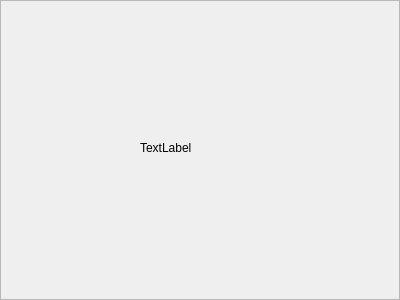
<?xml version="1.0" encoding="UTF-8"?>
<ui version="4.0">
 <class>Frame</class>
 <widget class="QFrame" name="Frame">
  <property name="geometry">
   <rect>
    <x>0</x>
    <y>0</y>
    <width>400</width>
    <height>300</height>
   </rect>
  </property>
  <property name="windowTitle">
   <string>Frame</string>
  </property>
  <property name="frameShape">
   <enum>QFrame::StyledPanel</enum>
  </property>
  <property name="frameShadow">
   <enum>QFrame::Raised</enum>
  </property>
  <widget class="QLabel" name="label">
   <property name="geometry">
    <rect>
     <x>140</x>
     <y>140</y>
     <width>60</width>
     <height>16</height>
    </rect>
   </property>
   <property name="text">
    <string>TextLabel</string>
   </property>
  </widget>
 </widget>
 <resources/>
 <connections/>
</ui>
